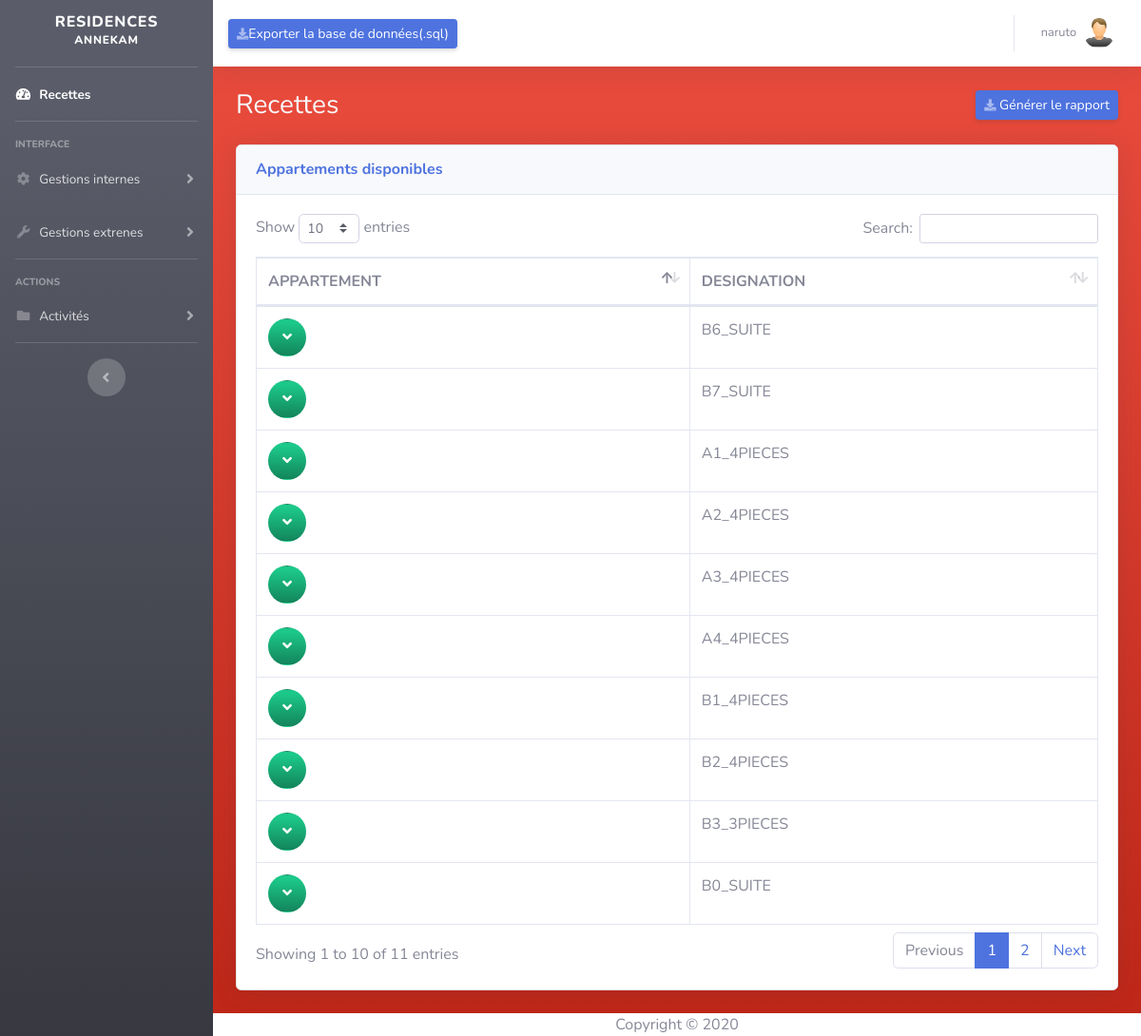
Screenshot of /views/indexview.php (signed in) with the database file from the repository.
### tables this page shows
CREATE TABLE IF NOT EXISTS `appartement` (
  `id_appart` int(11) NOT NULL AUTO_INCREMENT,
  `lib_appart` varchar(30) NOT NULL,
  `tar_jour` int(11) NOT NULL,
  `tar_mois` int(11) NOT NULL,
  `id_bat` int(3) NOT NULL,
  PRIMARY KEY (`id_appart`),
  KEY `appartement_ibfk_1` (`id_bat`)
);

### Model/Appartment.php (the view, shortened to what this page needs)
<?php
	class appartment
	{
		public function appdispo()
		{
			require 'confige.php';
			$aujourd = date('Y-m-d');
           	$qu = $bdd->query('SELECT id_appart FROM appartement');
			while($i = $qu->fetch())
	        {
	          $voirreserv=$bdd->query('SELECT SQL_NO_CACHE r.id_appart FROM reservation r, appartement a WHERE r.id_appart=a.id_appart AND "'.$aujourd.'" < r.dat_dep AND a.id_appart="'.$i[0].'" ');
	          $ver=$voirreserv->fetchAll();
	          $nb1 =  count($ver);
	          if($nb1 == 0)
	          {
	            $app = $bdd->query("SELECT SQL_NO_CACHE DISTINCT a.id_appart, b.lib_bat,  a.lib_appart, a.tar_jour, a.tar_mois FROM appartement a, batiment b WHERE a.id_bat=b.id_bat AND a.id_appart='".$i[0]."'");
	            while($aff = $app->fetch())
	            {
	              $requete2 = $bdd->query("SELECT SQL_NO_CACHE * FROM lit l, appartement a WHERE l.id_appart=a.id_appart AND a.id_appart='".$i[0]."'");
	              $nbf = $requete2->fetchAll();
	              $nblits = count($nbf);
	              $requete3 = $bdd->query("SELECT SQL_NO_CACHE l.nb_place FROM lit l, appartement a WHERE l.id_appart=a.id_appart AND a.id_appart='".$i[0]."'");
	              $places = 0;
	              while($cpt = $requete3->fetch())
	              {
	                $places = $places + $cpt[0];
	              }
	              echo "<tr>
	              	<td><button type='button' class='collapsible btn btn-circle bg-gradient-success'><font color='white'><i class='fa fa-angle-down'></i></font></button>
	              	<div class='content' style='display:none;'>
	              		<p>Numéro de l'apartement:  ".$aff[0]."<br>Batiment:  ".$aff[1]."<br>Tarif journalier(FCFA):  ".number_format($aff[3], 0, ',', ' ')."<br>Tarif mensuel(FCFA):  ".number_format($aff[4], 0, ',', ' ')."<br>Nombre de lits:  ".$nblits."<br>Nombre de places:  ". $places."</p>
	              	</div></td><td>".$aff[2]."</td></tr>";
	            }
	          }
	          else
	          {
	          }
			}
		}
	}
?>

### rows the page displays
appartement: lib_appart "A1_4PIECES"
appartement: lib_appart "A2_4PIECES"
appartement: lib_appart "A3_4PIECES"
appartement: lib_appart "A4_4PIECES"
appartement: lib_appart "B1_4PIECES"
appartement: lib_appart "B2_4PIECES"
appartement: lib_appart "B3_3PIECES"
appartement: lib_appart "B0_SUITE"
appartement: lib_appart "B6_SUITE"
appartement: lib_appart "B7_SUITE"

### other values shown
$_SESSION['pseudo'] "naruto"
